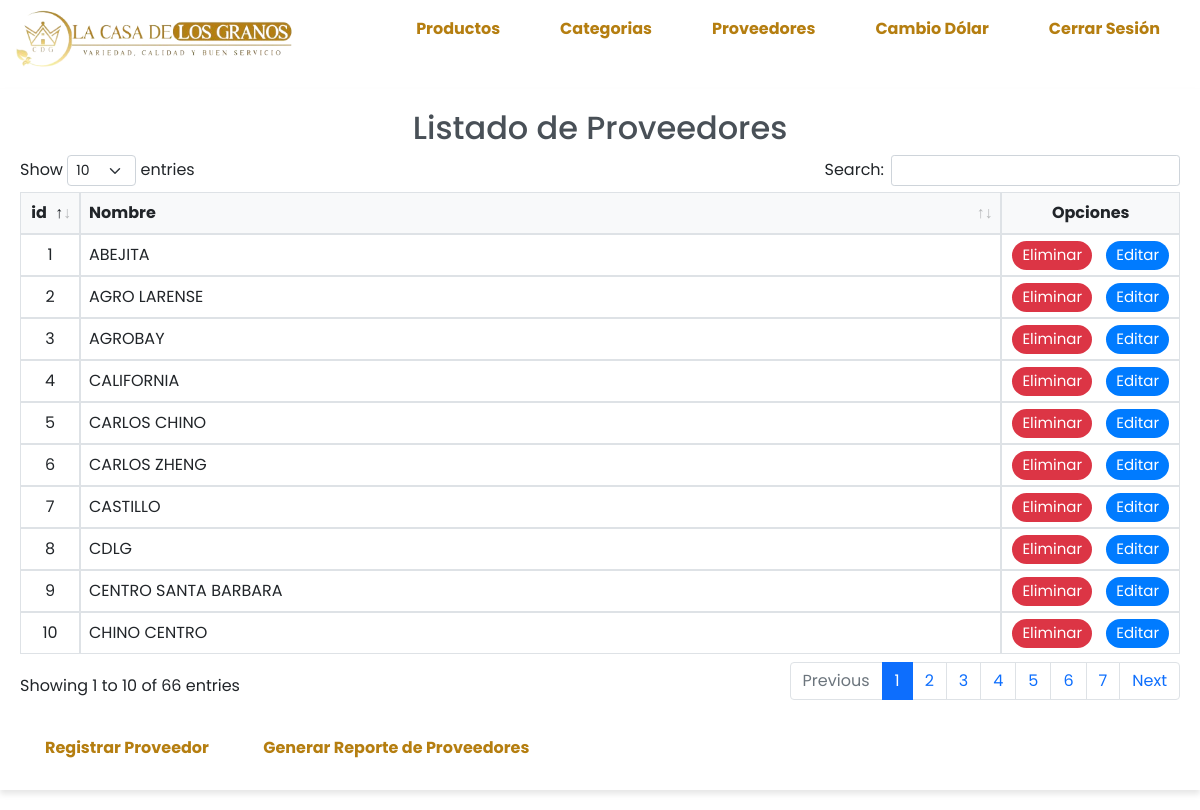
Screenshot of /index.php?resps=proveedor (signed in) with the database file from the repository.
### tables this page shows
CREATE TABLE `proveedor` (
  `idProveedor` int(11) NOT NULL,
  `nombreP` varchar(100) NOT NULL
);

### Controlador/controlProveedor.php (called while the page is built, shortened)
<?php
include_once 'Modelo/ClaseProveedor.php';
class controlProveedor {
    public $MODELPROV;
    public function __construct() {
        $this->MODELPROV = new Proveedor();
    }
    public function proveedor() {
        $proveedores = $this->MODELPROV->listarProveedores();
        include_once 'Vistas/listados/listadoProveedor.php';
    }
}
?>

### Modelo/conexion.php (called while the page is built)
<?php
class conexion{
	public static function conectar(){
		$con = new PDO("mysql: host=localhost; dbname=casa_granos","root","");
		$con->setAttribute(PDO::ATTR_ERRMODE, PDO::ERRMODE_EXCEPTION);
		return $con;
	}
}
?>

### Modelo/ClaseProveedor.php (called while the page is built, shortened)
<?php
class Proveedor{
    public $Conc;
    public function __construct()
    {
        try {
            $this->Conc = conexion::conectar();
        } catch (Exception $e) {
            die($e->getMessage());
        }
    }
    public function listarProveedores() {
        try {
            $query = "SELECT idProveedor, nombreP FROM proveedor";
            $stmt = $this->Conc->query($query);
            return $stmt->fetchAll(PDO::FETCH_OBJ);
        } catch (Exception $e) {
            die($e->getMessage());
        }
    }
}
?>

### Vistas/listados/listadoProveedor.php (the view, shortened to what this page needs)
<?php
include_once 'vistas/header/header.php';
?>
<!DOCTYPE html>
<html lang="es">
<head>
    <link rel="stylesheet" href="Vistas/listados/style.css">
    <link href="css/bootstrap5.0.1.min.css" rel="stylesheet">
    <link rel="stylesheet" type="text/css" href="css/datatables-1.10.25.min.css" />
    <link rel="stylesheet" href="css/style.css">
</head>
<body>
    <div class="cont-table">
        <h2>Listado de Proveedores</h2>
        <table id="proveedoresTable">
            <thead>
                <tr>
                    <th class="id">id</th>
                    <th>Nombre</th>
                    <th class="accion-col" orderable="false">Opciones</th>
                </tr>
            </thead>
            <tbody>
                <?php if (!empty($proveedores)) : ?>
                    <?php foreach ($proveedores as $d):?>
                        <tr>
                            <td class="id"><?php echo $d->idProveedor;?></td>
                            <td><?php echo $d->nombreP;?></td>
                            <td class="accion-col">
                                <a href="?resps=eliminarProveedor&id=<?php echo $d->idProveedor; ?>" class="btn-1" onclick="return confirmarEliminar()">Eliminar</a>
                                <a href="?resps=actualizarProveedor&id=<?php echo $d->idProveedor; ?>" class="btn-2">Editar</a>
                            </td>
                        </tr>
                    <?php endforeach ?>
                <?php endif; ?>
            </tbody>
        </table>
        <br>
        <a href="?resps=registrarProveedor" class="btn-3">Registrar Proveedor</a>
        <a href="Reportes/reporte_proveedor.php" target="_blank" class="btn-3">Generar Reporte de Proveedores</a>
    </div>
</body>
</html>

### Vistas/header/style.css (style rules this page uses)
* { font-family: 'Poppins'; }
body { font-family: 'Poppins', sans-serif; margin: 0; padding: 0; }

### Vistas/listados/style.css (style rules this page uses)
* { font-family: 'Poppins'; }
body { color: #333; font-family: 'Poppins', sans-serif; background-color: #fff; }
h2 { text-align: center; margin: 20px 0; color: #495057; }
.cont-table { max-width: 1200px; margin: 20px auto; padding: 20px; background-color: #fff; box-shadow: 0 4px 6px rgba(0, 0, 0, 0.1); }
table { width: 100%; border-collapse: collapse; font-size: 16px; }
table th, table td { padding: 8px; border: 1px solid #dee2e6; background-color: #fff; }
table th { font-weight: bold; background-color: #f8f9fa; color: #212529; }
.btn-1, .btn-2, .btn-3 { text-decoration: none; color: #fff; padding: 5px 10px; display: inline-block; margin: 0 5px; border-radius: 20px; transition: background-color 0.3s ease; }
.btn-1 { background-color: #dc3545; }
.btn-2 { background-color: #007bff; }
.btn-3 { background-color: #b57e10; }
table td:last-child { padding: 5px; }
.accion-col { width: 120px; white-space: nowrap; }
.accion-col .btn-1, .accion-col .btn-2 { padding: 3px 10px; font-size: 15px; }
.accion-col .btn-1, .accion-col .btn-2 { margin-left: 5px; margin-right: 5px; }
.accion-col { vertical-align: middle; text-align: center; }
.id { width: 20px; white-space: nowrap; }
.id { vertical-align: middle; text-align: center; }

### css/style.css (style rules this page uses)
.btn-1, .btn-2 { transition: background 0.3s ease, transform 0.3s ease; }
.btn-3 { font-weight: bold; display: inline-block; padding: 10px 20px; background-color: white; color: #b57e10; border: none; border-radius: 30px; cursor: pointer; transition: background 0.3s ease, transform 0.3s ease; }

### rows the page displays
proveedor: idProveedor "1", nombreP "ABEJITA"
proveedor: idProveedor "2", nombreP "AGRO LARENSE"
proveedor: idProveedor "3", nombreP "AGROBAY"
proveedor: idProveedor "4", nombreP "CALIFORNIA"
proveedor: idProveedor "5", nombreP "CARLOS CHINO"
proveedor: idProveedor "6", nombreP "CARLOS ZHENG"
proveedor: idProveedor "7", nombreP "CASTILLO"
proveedor: idProveedor "8", nombreP "CDLG"
proveedor: idProveedor "9", nombreP "CENTRO SANTA BARBARA"
proveedor: idProveedor "10", nombreP "CHINO CENTRO"
